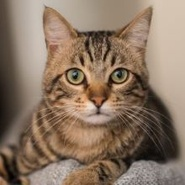
#> input picture 03-Deep-Learning/02-Convolutional-Neural-Networks/Data/Filter_image/cat1.jpg, 185 x 185 px, shrunk from 220 x 220 before the run, found by its file name
$ jupyter execute 'Filter image.ipynb'
#> lines starting #> are read from the running program, lines starting #| are printed output that depends on the picture
[cell 1]
import cv2
import numpy as np
import matplotlib.pyplot as plt

[cell 2]
sharpen_filter = np.array([
                       [0,   -0.5,   0],
                       [-0.5,  3, -0.5],
                       [0,   -0.5,   0]
                        ])

edge_filter = np.array([
                   [-1, -1, -1],
                   [-1,  8, -1],
                   [-1, -1, -1]
                      ])

[cell 3]
image = cv2.imread('cat1.jpg')
#> image is the input picture: shape (185, 185, 3); mean B, G, R 98.8, 117.2, 138.4
image = cv2.cvtColor(image, cv2.COLOR_BGR2RGB)

[cell 4]
plt.imshow(image)
plt.show()

[cell 5]
image.shape
#> Out = (185, 185, 3)

[cell 6]
image_sharpen = cv2.filter2D(image,-1,sharpen_filter)
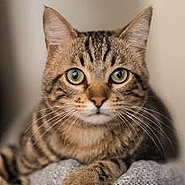
#> image_sharpen: shape (185, 185, 3); mean R, G, B 138.4, 117.4, 99.2
plt.imshow(image_sharpen)

[cell 7]
image_edge = cv2.filter2D(image,-1,edge_filter)
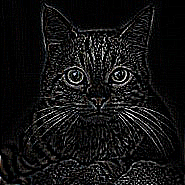
#> image_edge: shape (185, 185, 3); mean R, G, B 18.8, 18.6, 18.7
plt.imshow(image_edge)

# kernel size

[cell 8]
image = cv2.imread('cat2.jpg')
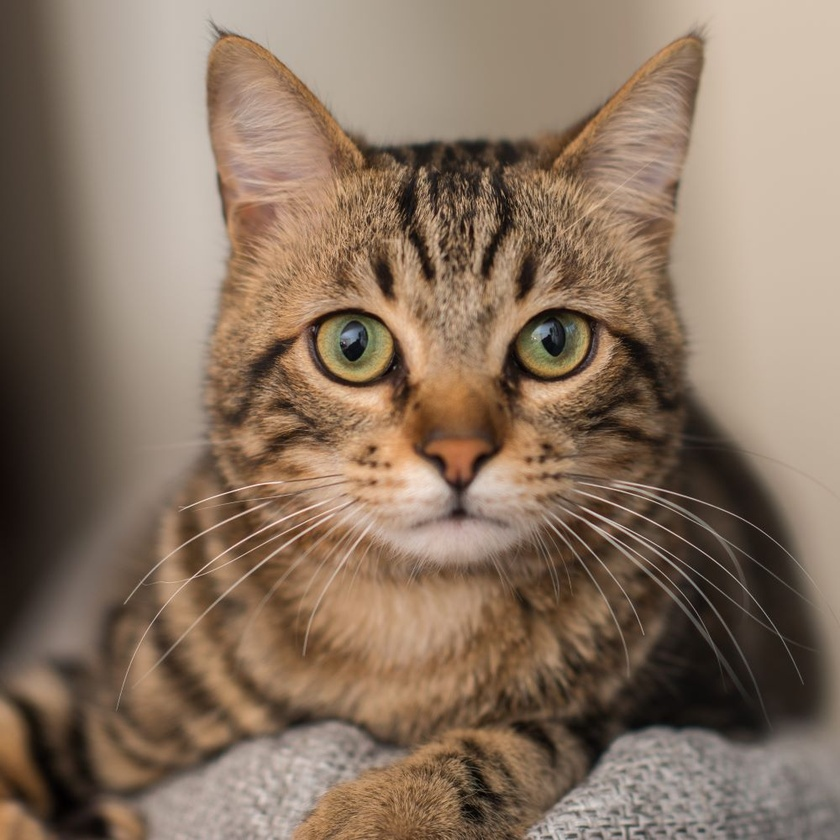
#> input picture 03-Deep-Learning/02-Convolutional-Neural-Networks/Data/Filter_image/cat2.jpg, 840 x 840 px, shrunk from 1000 x 1000 before the run, found by its file name
#> image is the input picture: shape (840, 840, 3); mean B, G, R 97.3, 115.6, 136.8
image = cv2.cvtColor(image, cv2.COLOR_BGR2RGB)

[cell 9]
plt.imshow(image)
plt.show()

[cell 10]
image.shape
#> Out = (840, 840, 3)

[cell 11]
filter3 = np.array([
               [-1, -1, -1],
               [-1,  8, -1],
               [-1, -1, -1]
                  ])

filter5 = np.array([
                [-1, -1, -1, -1, -1],
                [-1, -1, -1, -1, -1],
                [-1, -1, 24, -1, -1],
                [-1, -1, -1, -1, -1],
                [-1, -1, -1, -1, -1]
                    ])

filter7 = np.array([
                [-1, -1, -1, -1, -1, -1, -1],
                [-1, -1, -1, -1, -1, -1, -1],
                [-1, -1, -1, -1, -1, -1, -1],
                [-1, -1, -1, 48, -1, -1, -1],
                [-1, -1, -1, -1, -1, -1, -1],
                [-1, -1, -1, -1, -1, -1, -1],
                [-1, -1, -1, -1, -1, -1, -1]
                    ])

filter11 = np.array([
                [-1, -1, -1, -1, -1, -1, -1, -1, -1, -1, -1],
                [-1, -1, -1, -1, -1, -1, -1, -1, -1, -1, -1],
                [-1, -1, -1, -1, -1, -1, -1, -1, -1, -1, -1],
                [-1, -1, -1, -1, -1, -1, -1, -1, -1, -1, -1],
                [-1, -1, -1, -1, -1, -1, -1, -1, -1, -1, -1],
                [-1, -1, -1, -1, -1, 120, -1, -1, -1, -1, -1],
                [-1, -1, -1, -1, -1, -1, -1, -1, -1, -1, -1],
                [-1, -1, -1, -1, -1, -1, -1, -1, -1, -1, -1],
                [-1, -1, -1, -1, -1, -1, -1, -1, -1, -1, -1],
                [-1, -1, -1, -1, -1, -1, -1, -1, -1, -1, -1],
                [-1, -1, -1, -1, -1, -1, -1, -1, -1, -1, -1]
                    ])

[cell 12]
image_filter3 = cv2.filter2D(image,-1,filter3)
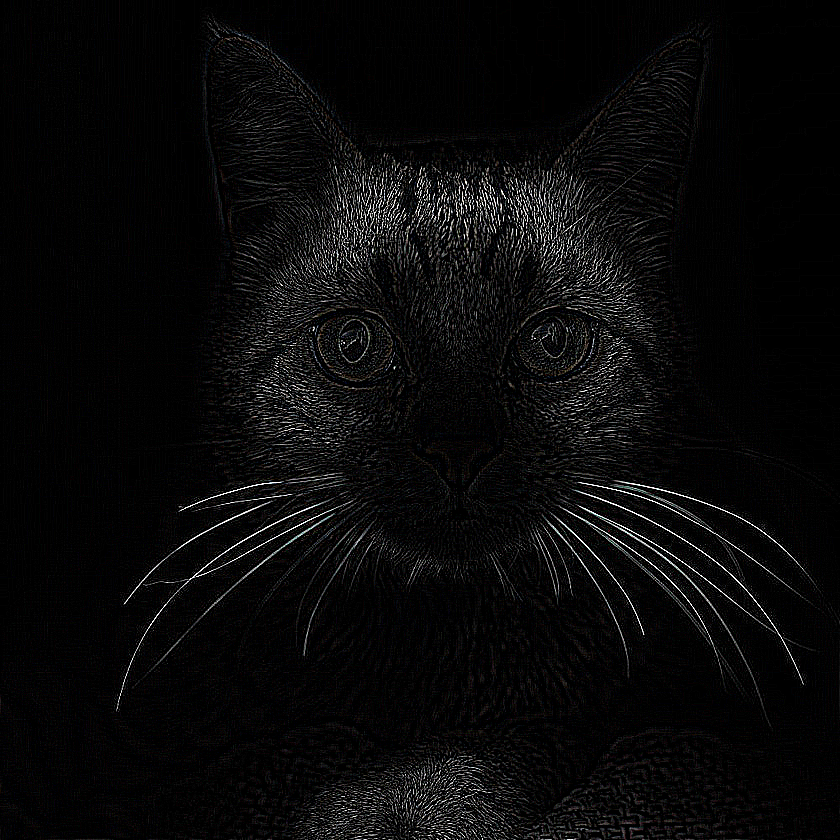
#> image_filter3: shape (840, 840, 3); mean R, G, B 9.5, 9.3, 9.5

[cell 13]
plt.imshow(image_filter3)

[cell 14]
image_filter5 = cv2.filter2D(image,-1,filter5)
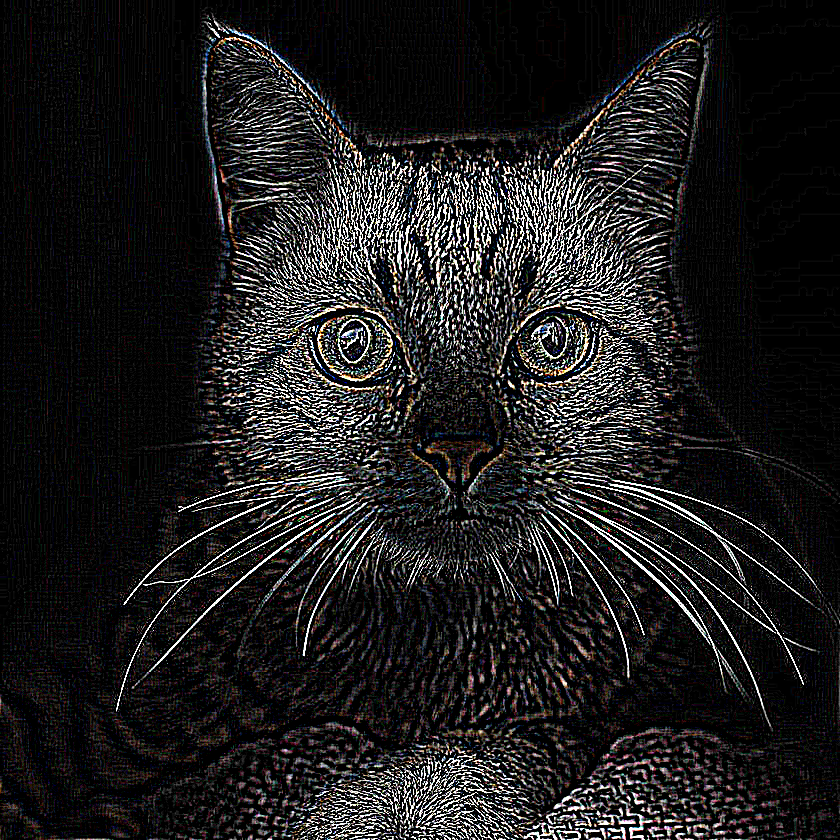
#> image_filter5: shape (840, 840, 3); mean R, G, B 30.9, 29.9, 30.1

[cell 15]
plt.imshow(image_filter5)

[cell 16]
image_filter7 = cv2.filter2D(image,-1,filter7)
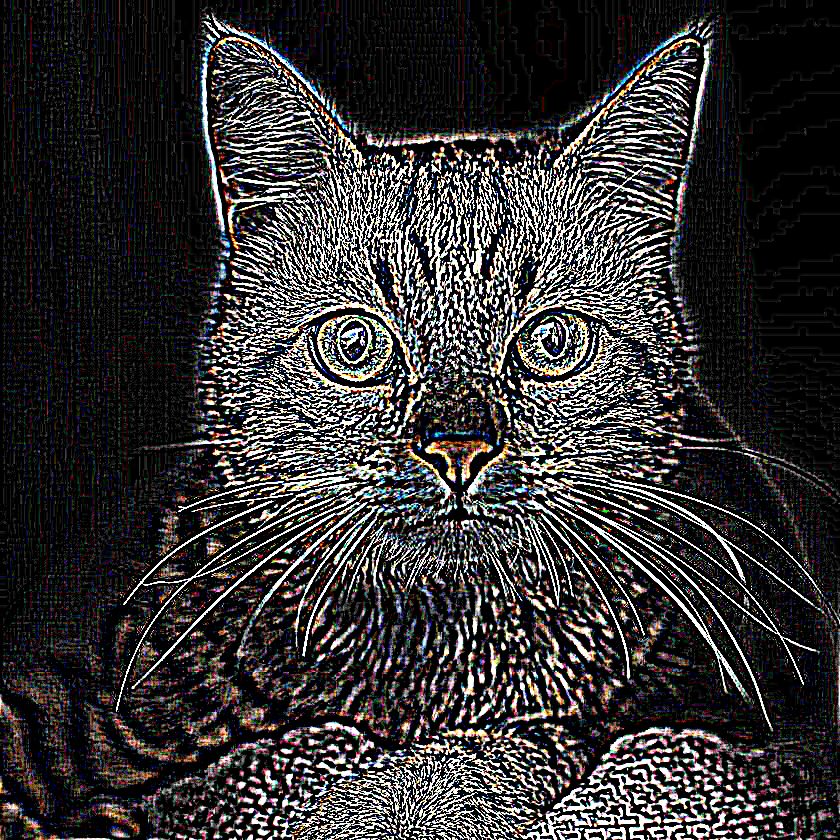
#> image_filter7: shape (840, 840, 3); mean R, G, B 53.1, 51, 51.1

[cell 17]
plt.imshow(image_filter7)

[cell 18]
image_filter11 = cv2.filter2D(image,-1,filter11)
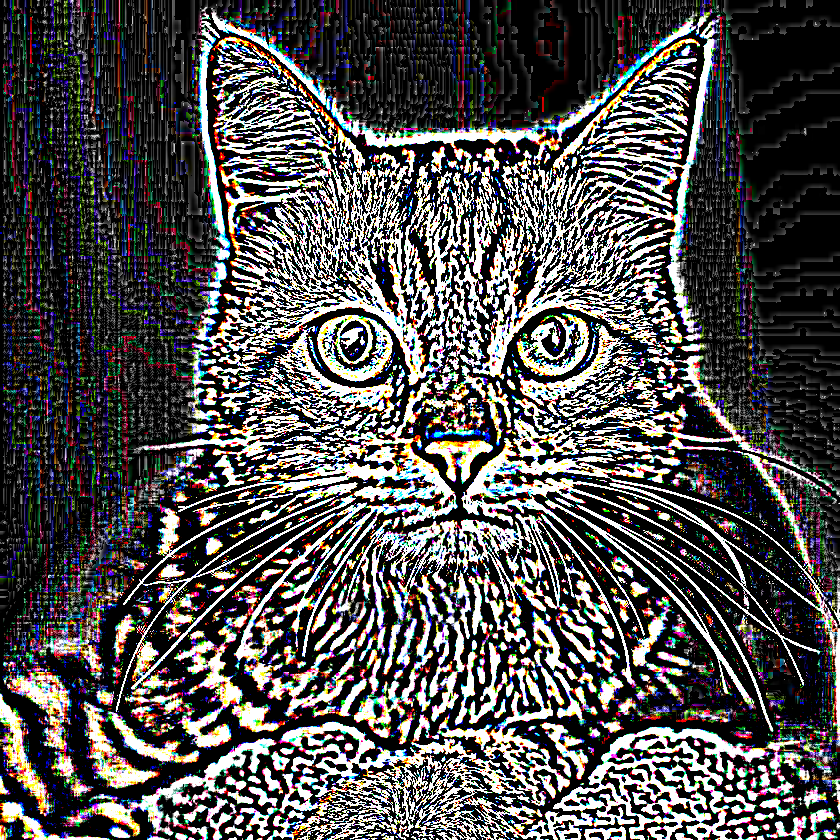
#> image_filter11: shape (840, 840, 3); mean R, G, B 82.1, 80.2, 79.9
plt.imshow(image_filter11)
